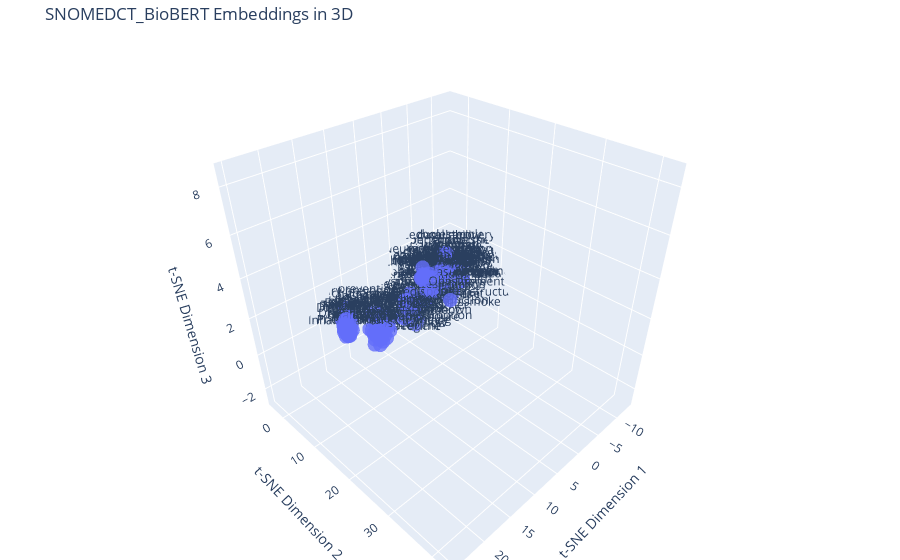

Notebook code for this chart:
### Code cell
graph_reduced_in_3d(embedding_matrix_2, embedding_names_2, title='SNOMEDCT_BioBERT Embeddings in 3D')

### Figure 1 — Plotly figure (JSON) as saved in the notebook; plotly's stock layout.template omitted (floating-point values rounded to 4 significant figures; data arrays with more than 128 entries replaced by an {"elided": "..."} marker saying what was removed)
{"data": [{"marker": {"opacity": 0.8, "size": 5}, "mode": "markers+text", "text": {"elided": "182 str values"}, "textposition": "top center", "type": "scatter3d", "x": {"elided": "182 float values"}, "y": {"elided": "182 float values"}, "z": {"elided": "182 float values"}}], "layout": {"margin": {"b": 0, "l": 0, "r": 0, "t": 40}, "scene": {"xaxis": {"title": {"text": "t-SNE Dimension 1"}}, "yaxis": {"title": {"text": "t-SNE Dimension 2"}}, "zaxis": {"title": {"text": "t-SNE Dimension 3"}}}, "title": {"text": "SNOMEDCT_BioBERT Embeddings in 3D"}}}
